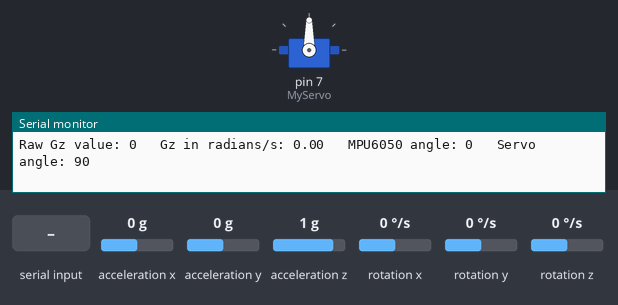
A sketch run on a simulated Arduino Uno, built with avr-gcc and run on an emulated ATmega328P. Shown: servo, the last lines printed to the serial monitor. Wiring (inferred from the names in the program): MPU-6050 motion sensor at I2C address 0x68. The inputs (shaded band) are chosen by the test bench; at power-on: rotation z 0 °/s, acceleration x 0 g, acceleration y 0 g, acceleration z 1 g, rotation x 0 °/s, rotation y 0 °/s.

Above: at 5.9 s.
6.0 s: rotation z set to -192 °/s
At 7.8 s:
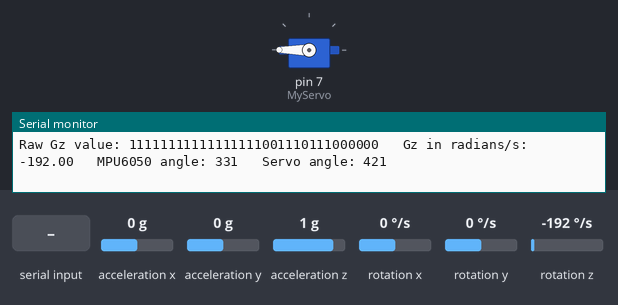
At 8.28 s:
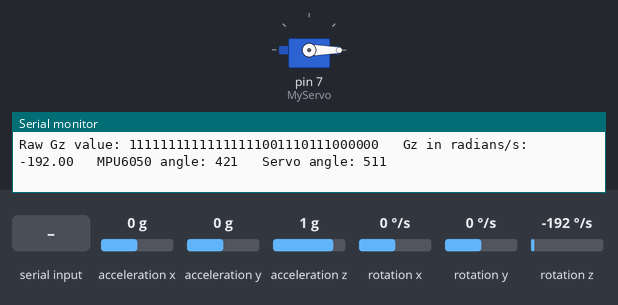
9.0 s: rotation z set to 192 °/s
At 11.37 s:
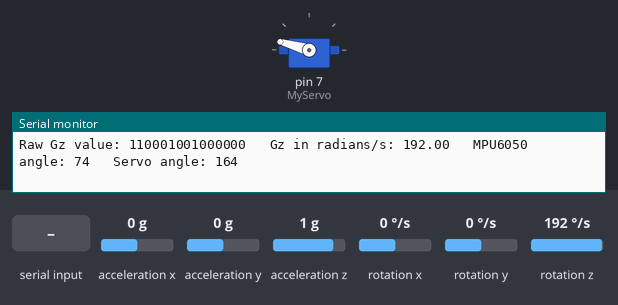
12.0 s: "90,45\n" received over Serial
Timing chart, 0 to 15.0 s (numbered marks = the images above; inputs shaded):
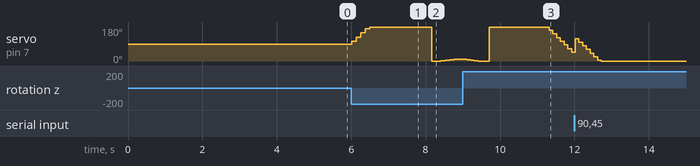

The sketch:

single_axis_gimbal.ino
```cpp
#include <Wire.h>
#include <Servo.h>

Servo MyServo;
int servopin = 9;
int servopos1;
int servopos2;
int servopos3;
int serialaskpos=0;

int16_t temp, Accx, Accy, Accz, Gyx, Gyy, Gyz;
float Ax;
float Ay;
float Az;
float Gx;
float Gy;
float Gz;
float gyroaccArray[] = {Ax,Ay,Az,Gx,Gy,Gz};
const int MPUAddy = 0x68;
int j;

float GxOffset;
float GyOffset;
float GzOffset;


int yawg = 0;

float gz;
int tstart = millis();


void setup() {
  // put your setup code here, to run once:
Serial.begin(9600);
Wire.begin();
MyServo.attach(7);

Wire.beginTransmission(MPUAddy);
Wire.write(0x6B);
Wire.write(0x00);
Wire.endTransmission(); //wakes and tests transmission

Serial.println("MPU is connected!");

long Gxsum = 0;
long Gysum = 0;
long Gzsum = 0;


for(j=0;j<=1000;j++){
Wire.beginTransmission(MPUAddy);
Wire.write(0x3B);
Wire.endTransmission(false); //keeps connection going

Wire.requestFrom(MPUAddy,14,true);
int16_t Accx = (Wire.read()<<8)|Wire.read();
int16_t Accy = (Wire.read()<<8)|Wire.read();
int16_t Accz = (Wire.read()<<8)|Wire.read();
int16_t temp = (Wire.read()<<8)|Wire.read();

int16_t Gyx = (Wire.read()<<8)|Wire.read();
int16_t Gyy = (Wire.read()<<8)|Wire.read();
int16_t Gyz = (Wire.read()<<8)|Wire.read();


Gxsum = Gxsum + Gyx;
Gysum = Gysum + Gyy;
Gzsum = Gzsum + Gyz;

delay(3);
}

GxOffset = Gxsum/1000;
GyOffset = Gysum/1000;
GzOffset = Gzsum/1000;

Serial.println("Gyro caibrated!");

tstart = millis();
}


void loop() {
  // put your main code here, to run repeatedly:

//getting data from mpu
Wire.beginTransmission(MPUAddy);
Wire.write(0x3B);
Wire.endTransmission(false);

Wire.requestFrom(MPUAddy,14,true); //requesting data from mpu
if (Wire.available()>=14){
  Accx = (Wire.read() <<8) | Wire.read(); // reads data. can only get 8 bits at a time, so it grabs 8 bit and then shifts it over and then grabs another 8 to get full 16 bit value
  Accy = (Wire.read() <<8) | Wire.read();
  Accz = (Wire.read() <<8) | Wire.read();
  temp = (Wire.read() <<8) | Wire.read();
  Gyx = (Wire.read() <<8) | Wire.read();
  Gyy = (Wire.read() <<8) | Wire.read();
  Gyz = (Wire.read() <<8) | Wire.read();
}

Ax = Accx/16384.0; //converting 16 bit value to g force; 16384 value = 1g, and sensitivity is +-2g; 1g = 9.8 m/s^2
Ay = Accy/16384.0;
Az = Accz/16384.0;

Gx = (Gyx - GxOffset)/131.0;
Gy = (Gyy - GyOffset)/131.0;
Gz = (Gyz - GzOffset)/131.0;

gz = -Gz;

//checkpoint:
//Now Ax, Ay, Az, is in g force
//Now Gx, Gy, Gz is in degrees per second
//Next step, figure out math to convert into yaw angle


yawg = yawg + (millis()-tstart)/1000.0*gz;

tstart = millis();

//servo stuff
if (Serial.available()>0){
serialaskpos = Serial.parseInt();
}

servopos1 = -yawg;
servopos2 = 90 - servopos1;
servopos3 = servopos2 + serialaskpos;

if (servopos1<0){
  servopos1 = 0;
}
if (servopos1>180){
  servopos1=180;
}

MyServo.write(servopos3);
delay(10);

while (Serial.available()>0){
  Serial.read();
}
//print stuff
Serial.print("Raw Gz value: ");
Serial.print(Gyz, 2);
Serial.print("   ");

Serial.print("Gz in radians/s: ");
Serial.print(Gz, 2);
Serial.print("   ");

Serial.print("MPU6050 angle: ");
Serial.print(yawg);
Serial.print("   ");

Serial.print("Servo angle: ");
Serial.println(servopos3);

delay(25);
}
```

Measured:
- after the input at 6.0 s, servo on pin 7 (MyServo): 90° → 105° at once, → 127° 0.12 s later, → 149° 0.12 s later, → 171° 0.12 s later, … (11 changes in this stretch)
